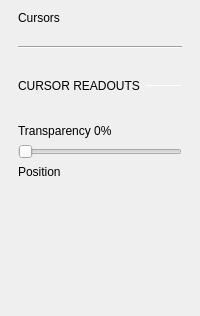
               <widget class="QWidget" name="page_5">
                <layout class="QVBoxLayout" name="verticalLayout_12">
                 <property name="leftMargin">
                  <number>18</number>
                 </property>
                 <property name="rightMargin">
                  <number>18</number>
                 </property>
                 <item>
                  <widget class="QLabel" name="label_8">
                   <property name="text">
                    <string>Cursors</string>
                   </property>
                   <property name="general_settings_label" stdset="0">
                    <bool>true</bool>
                   </property>
                  </widget>
                 </item>
                 <item>
                  <spacer name="verticalSpacer_9">
                   <property name="orientation">
                    <enum>Qt::Vertical</enum>
                   </property>
                   <property name="sizeType">
                    <enum>QSizePolicy::Fixed</enum>
                   </property>
                   <property name="sizeHint" stdset="0">
                    <size>
                     <width>20</width>
                     <height>15</height>
                    </size>
                   </property>
                  </spacer>
                 </item>
                 <item>
                  <widget class="Line" name="line_7">
                   <property name="sizePolicy">
                    <sizepolicy hsizetype="Expanding" vsizetype="Fixed">
                     <horstretch>0</horstretch>
                     <verstretch>0</verstretch>
                    </sizepolicy>
                   </property>
                   <property name="minimumSize">
                    <size>
                     <width>0</width>
                     <height>2</height>
                    </size>
                   </property>
                   <property name="maximumSize">
                    <size>
                     <width>16777215</width>
                     <height>2</height>
                    </size>
                   </property>
                   <property name="orientation">
                    <enum>Qt::Horizontal</enum>
                   </property>
                   <property name="blue_line" stdset="0">
                    <bool>true</bool>
                   </property>
                  </widget>
                 </item>
                 <item>
                  <layout class="QVBoxLayout" name="verticalLayout_17">
                   <property name="bottomMargin">
                    <number>0</number>
                   </property>
                   <item>
                    <spacer name="verticalSpacer_10">
                     <property name="orientation">
                      <enum>Qt::Vertical</enum>
                     </property>
                     <property name="sizeType">
                      <enum>QSizePolicy::Fixed</enum>
                     </property>
                     <property name="sizeHint" stdset="0">
                      <size>
                       <width>20</width>
                       <height>25</height>
                      </size>
                     </property>
                    </spacer>
                   </item>
                   <item>
                    <layout class="QHBoxLayout" name="horizontalLayout_12">
                     <property name="bottomMargin">
                      <number>0</number>
                     </property>
                     <item>
                      <widget class="QLabel" name="label_10">
                       <property name="text">
                        <string>CURSOR READOUTS</string>
                       </property>
                       <property name="subsection_label" stdset="0">
                        <bool>true</bool>
                       </property>
                      </widget>
                     </item>
                     <item>
                      <widget class="Line" name="line_8">
                       <property name="sizePolicy">
                        <sizepolicy hsizetype="Expanding" vsizetype="Fixed">
                         <horstretch>0</horstretch>
                         <verstretch>0</verstretch>
                        </sizepolicy>
                       </property>
                       <property name="minimumSize">
                        <size>
                         <width>0</width>
                         <height>1</height>
                        </size>
                       </property>
                       <property name="maximumSize">
                        <size>
                         <width>16777215</width>
                         <height>1</height>
                        </size>
                       </property>
                       <property name="orientation">
                        <enum>Qt::Horizontal</enum>
                       </property>
                       <property name="subsection_line" stdset="0">
                        <bool>true</bool>
                       </property>
                      </widget>
                     </item>
                    </layout>
                   </item>
                   <item>
                    <spacer name="verticalSpacer_11">
                     <property name="orientation">
                      <enum>Qt::Vertical</enum>
                     </property>
                     <property name="sizeType">
                      <enum>QSizePolicy::Fixed</enum>
                     </property>
                     <property name="sizeHint" stdset="0">
                      <size>
                       <width>20</width>
                       <height>25</height>
                      </size>
                     </property>
                    </spacer>
                   </item>
                  </layout>
                 </item>
                 <item>
                  <widget class="QLabel" name="transLabel">
                   <property name="text">
                    <string>Transparency 0%</string>
                   </property>
                  </widget>
                 </item>
                 <item>
                  <widget class="QSlider" name="horizontalSlider">
                   <property name="maximum">
                    <number>100</number>
                   </property>
                   <property name="orientation">
                    <enum>Qt::Horizontal</enum>
                   </property>
                  </widget>
                 </item>
                 <item>
                  <widget class="QLabel" name="label_9">
                   <property name="text">
                    <string>Position</string>
                   </property>
                  </widget>
                 </item>
                 <item>
                  <layout class="QHBoxLayout" name="horizontalLayout_11">
                   <property name="bottomMargin">
                    <number>0</number>
                   </property>
                   <item>
                    <widget class="adiscope::CustomPlotPositionButton" name="posSelect" native="true">
                     <property name="sizePolicy">
                      <sizepolicy hsizetype="Fixed" vsizetype="Fixed">
                       <horstretch>0</horstretch>
                       <verstretch>0</verstretch>
                      </sizepolicy>
                     </property>
                     <property name="minimumSize">
                      <size>
                       <width>80</width>
                       <height>80</height>
                      </size>
                     </property>
                    </widget>
                   </item>
                   <item>
                    <spacer name="horizontalSpacer_5">
                     <property name="orientation">
                      <enum>Qt::Horizontal</enum>
                     </property>
                     <property name="sizeHint" stdset="0">
                      <size>
                       <width>40</width>
                       <height>20</height>
                      </size>
                     </property>
                    </spacer>
                   </item>
                  </layout>
                 </item>
                 <item>
                  <spacer name="verticalSpacer_8">
                   <property name="orientation">
                    <enum>Qt::Vertical</enum>
                   </property>
                   <property name="sizeHint" stdset="0">
                    <size>
                     <width>20</width>
                     <height>40</height>
                    </size>
                   </property>
                  </spacer>
                 </item>
                </layout>
               </widget>
